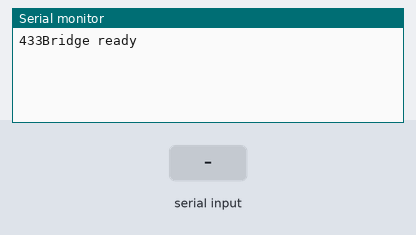
Recording of a sketch running on a simulated Arduino Uno, built with avr-gcc and run on an emulated ATmega328P. Shown: the last lines printed to the serial monitor. The inputs (shaded band) are chosen by the test bench.

Above: at 1.2 s.
1.3 s: "SCAN\n" received over Serial
At 1.7 s:
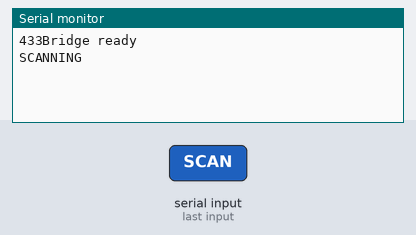
2.8 s: "STOP\n" received over Serial
At 4.0 s:
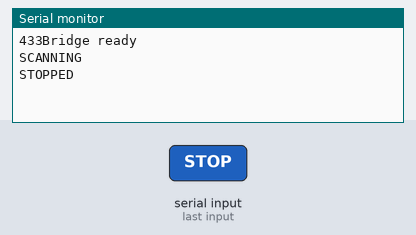

Measured:
- after the input at 1.3 s, the serial monitor: prints a new line at once (image 1)
- after the input at 2.8 s, the serial monitor: prints a new line at once (image 2)

The sketch:

433EmpfaengerBridgeFuerPi.ino
```cpp
/*
 * 433EmpfaengerBridgeFuerPi.ino - 433MHz Empfänger Bridge für Raspberry Pi 5
 *
 * Empfängt 433MHz Signale und sendet dekodierte Codes via Serial an den Pi.
 *
 * Protokoll:
 * - Pi sendet "SCAN\n" → Arduino beginnt zu scannen
 * - Arduino sendet "<code>\n" wenn gültiger Code empfangen
 *
 * Hardware:
 * - Arduino Nano/Uno
 * - 433MHz Empfänger an Pin 2 (Interrupt-fähig)
 *
 * (c) Dr. Ralf Korell, 2025/26
 *
 * Erstellt: 14.12.2025, 14:30 - AP7: Arduino RX Bridge für Pi 5
 */

#include <RCSwitch.h>

RCSwitch mySwitch = RCSwitch();

const int RX_PIN = 2;  // Interrupt-fähiger Pin
bool scanning = false;

void setup() {
    Serial.begin(9600);
    mySwitch.enableReceive(digitalPinToInterrupt(RX_PIN));

    // Startup-Nachricht
    Serial.println("433Bridge ready");
}

void loop() {
    // Serielle Befehle verarbeiten
    if (Serial.available()) {
        String cmd = Serial.readStringUntil('\n');
        cmd.trim();

        if (cmd == "SCAN") {
            scanning = true;
            Serial.println("SCANNING");
        } else if (cmd == "STOP") {
            scanning = false;
            Serial.println("STOPPED");
        }
    }

    // 433MHz Empfang
    if (scanning && mySwitch.available()) {
        unsigned long code = mySwitch.getReceivedValue();

        if (code != 0) {
            Serial.println(code);
        }

        mySwitch.resetAvailable();
    }
}
```
